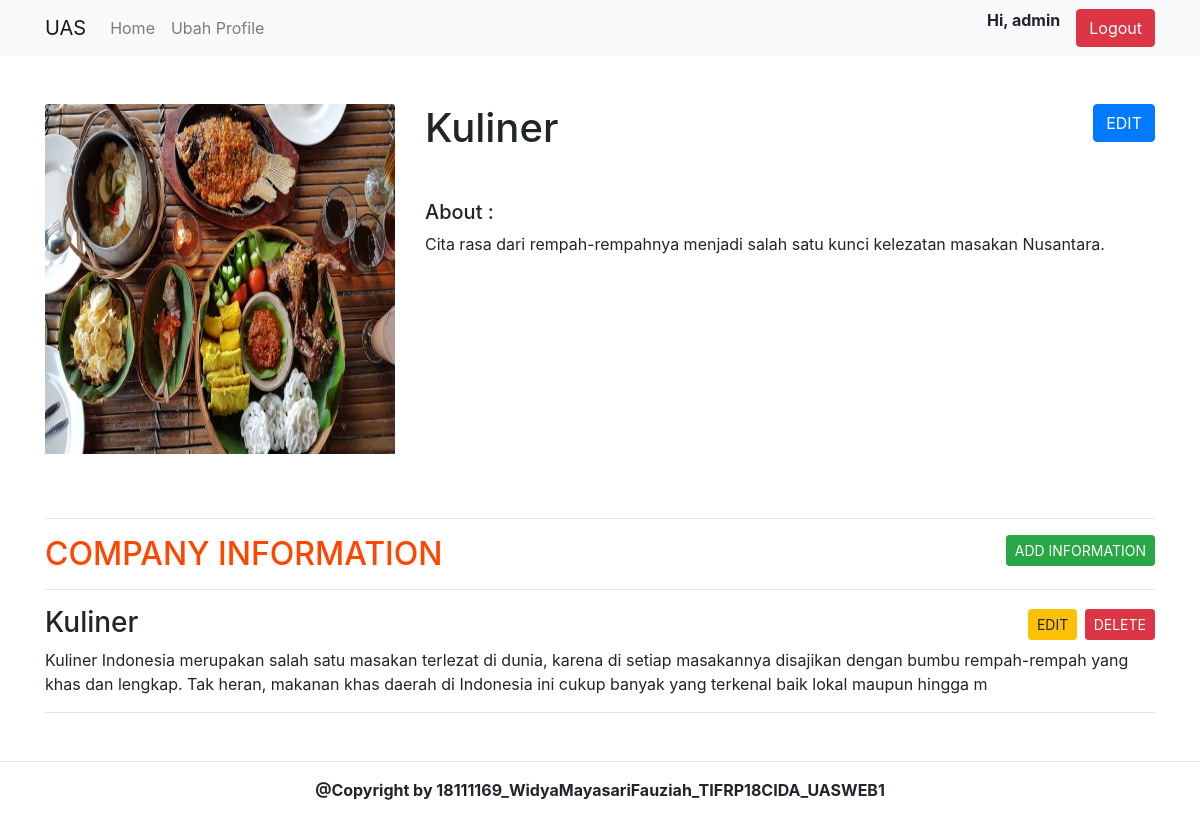
Screenshot of /halaman-ubah-detail.php?id=8 (signed in) with the database file from the repository.
### tables this page shows
CREATE TABLE `user` (
  `id_user` int(11) NOT NULL,
  `username` varchar(32) NOT NULL,
  `password` varchar(64) NOT NULL,
  `email` varchar(255) NOT NULL
);

CREATE TABLE `companies` (
  `id_company` int(11) NOT NULL,
  `image` varchar(255) NOT NULL,
  `company_name` varchar(22) NOT NULL,
  `about` varchar(255) NOT NULL
);

CREATE TABLE `detail` (
  `id_company` int(11) NOT NULL,
  `id_detail` int(11) NOT NULL,
  `tittle` varchar(255) NOT NULL,
  `desc` varchar(255) NOT NULL
);

### halaman-ubah-detail.php (the view, shortened to what this page needs)
<!doctype html>
<html lang="en">
<?php
include 'koneksi.php';
$id = $_GET['id'];
$data = $conn->prepare("SELECT * FROM companies WHERE id_company = $id");
$data->execute();
$companies = $data->fetch();
$id_user = $_SESSION['id'];
$data = $conn->prepare("SELECT username FROM user WHERE id_user =$id_user");
$data->execute();
$user = $data->fetch();
$data = $conn->prepare('SELECT * FROM detail INNER JOIN companies ON detail.id_company = companies.id_company WHERE companies.id_company = :id');
$data->bindParam(':id', $id);
$data->execute();
$details = $data->fetchAll();
?>
<head>
    <link rel="stylesheet" href="css/bootstrap.min.css">
</head>
<body>
    <nav class="navbar navbar-expand-lg navbar-light bg-light">
        <div class="container">
            <a class="navbar-brand" href="#">UAS</a>
            <ul class="navbar-nav mr-auto">
                <li class="nav-item ">
                    <a class="nav-link" href="halaman-menu-utama.php">Home </a>
                </li>
                <li class="nav-item">
                    <a class="nav-link " href="halaman-ubah-profile.php">Ubah Profile</a>
                </li>
            </ul>
            <p class="font-weight-bold">Hi, <?php echo $user['username'] ?></p>
            <a href="logout.php" class="btn btn-danger ml-3">Logout</a>
        </div>
    </nav>
    <div class="container mt-5">
        <div class="row">
            <div class="col-md-4">
                <img class="card-img-top" src="image/<?php echo $companies['image'] ?>" alt="Card image cap" height="350px" width="100%">
            </div>
            <div class="col-md-8">
                <?php if ($companies) { ?>
                    <h1><?php echo $companies['company_name'] ?>
                        <a href="form-edit-company.php?id=<?php echo $id ?>" class="btn btn-primary " style="float: right;">EDIT</a>
                    </h1>
                    <h5 class="mt-5">About :</h5>
                    <p><?php echo $companies['about'] ?></p>
                <?php } ?>
            </div>
        </div>
        <div class="row mt-5">
            <div class="col-md-12">
                <hr>
                <h2 style="color: orangered;">COMPANY INFORMATION <a href="form-tambah-detail.php?id=<?php echo $id ?>" class="btn btn-success btn-sm" style="float: right;">ADD INFORMATION</a></h2>
                <hr>
                <div class="row">
                    <div class="col-md-12">
                        <table class="table table-stripped table-hover datatab">
                            <?php if ($details > 0) { ?>
                                <?php foreach ($details as $detail) { ?>
                                    <h3>
                                        <?php echo $detail['tittle'] ?>
                                        <div style="float: right;">
                                            <a href="form-edit-detail.php?id=<?php echo $detail['id_detail'] ?>&id_company=<?php echo $id ?>" class="btn btn-warning btn-sm">EDIT</a>
                                            <a href="hapusdetail.php?id=<?php echo $detail['id_detail'] ?>&id_company=<?php echo $id ?>" onclick="return confirm('Are you sure?')" class="btn btn-danger btn-sm">DELETE</a>
                                        </div>
                                    </h3>
                                    <p><?php echo $detail['desc'] ?> </p>
                                    <hr>
                                <?php } ?>
                            <?php } ?>
                        </table>
                    </div>
                </div>
            </div>
        </div>
    </div>
    <hr>
    <div class="row ">
        <div class="col-md-12 text-center">
            <p class="font-weight-bold">
                @Copyright by 18111169_WidyaMayasariFauziah_TIFRP18CIDA_UASWEB1
            </p>
        </div>
    </div>
</body>
</html>

### rows the page displays
user: username "admin"
companies: image (picture), company_name "Kuliner", about "Cita rasa dari rempah-rempahnya menjadi salah satu kunci kelezatan masakan Nusantara."
detail: tittle "Kuliner", desc "Kuliner Indonesia merupakan salah satu masakan terlezat di dunia, karena di setiap masakannya disajikan dengan bumbu rempah-rempah yang khas dan lengkap. Tak heran, makanan khas daerah di Indonesia ini cukup banyak yang terkenal baik lokal maupun hingga m"
